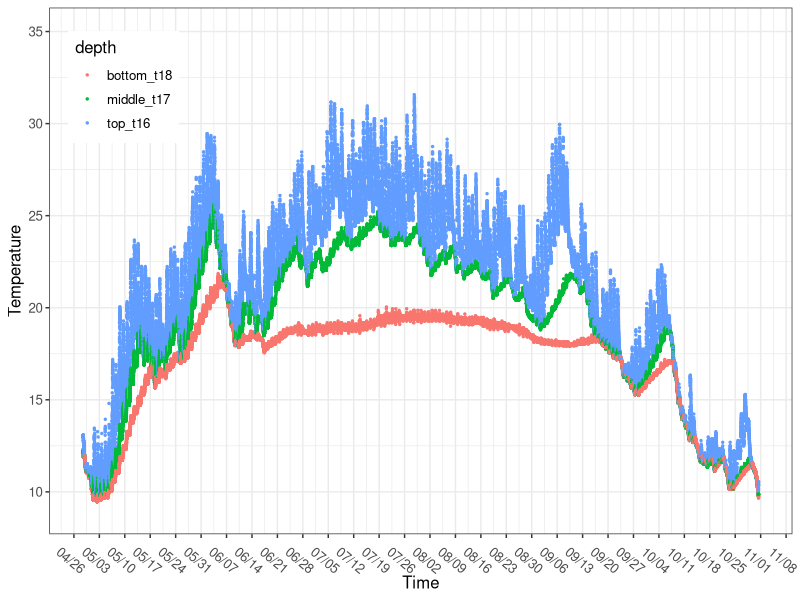
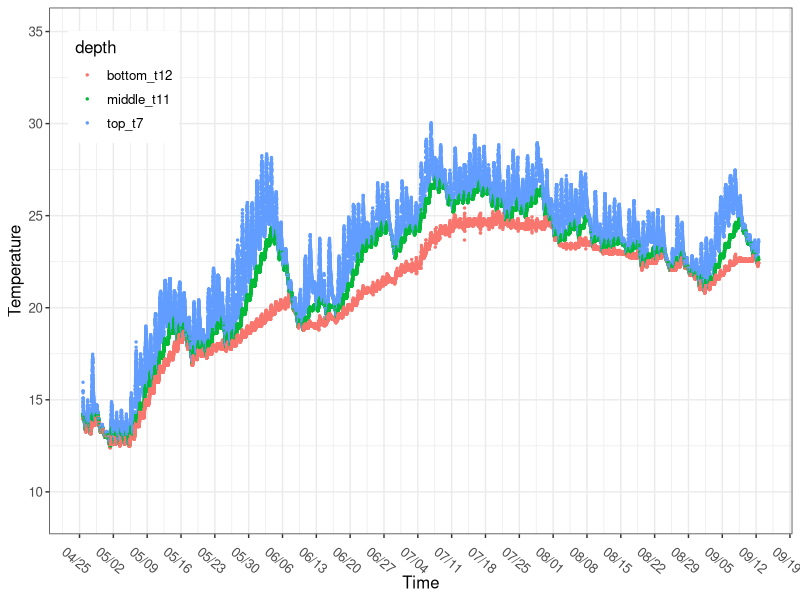
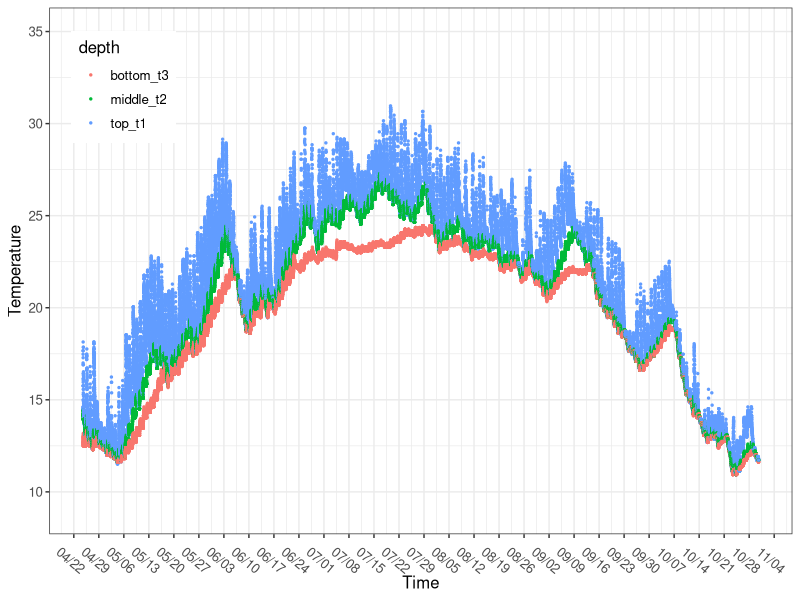
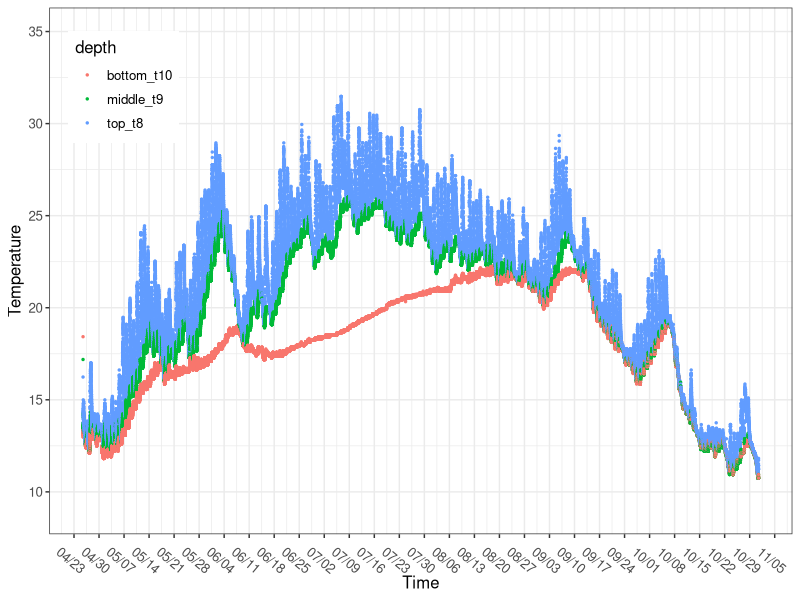
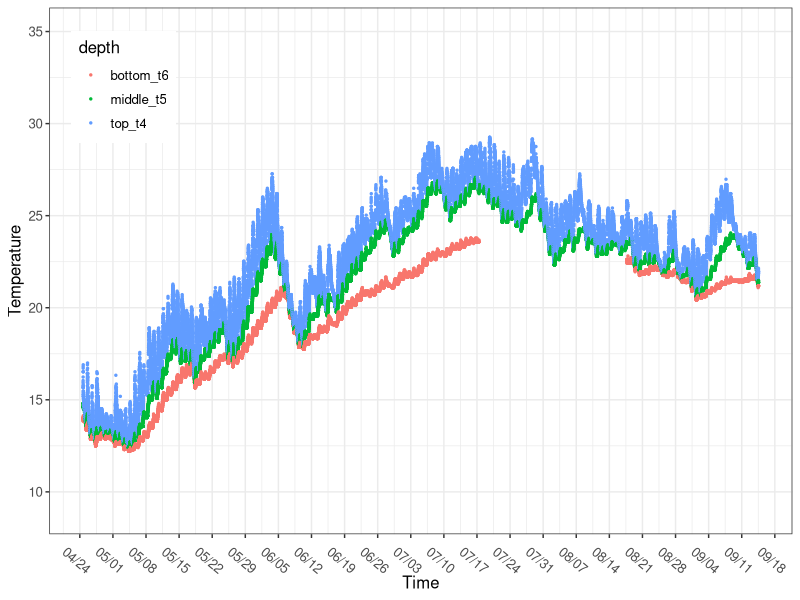
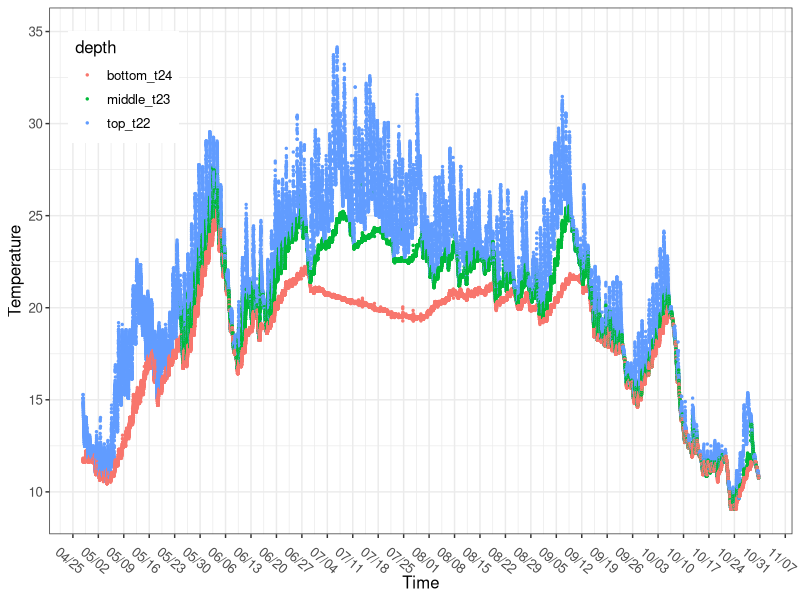
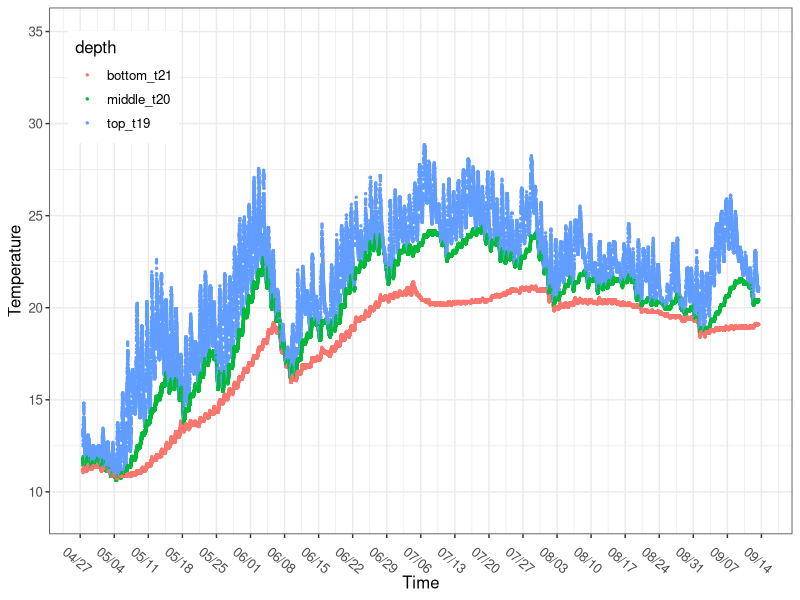
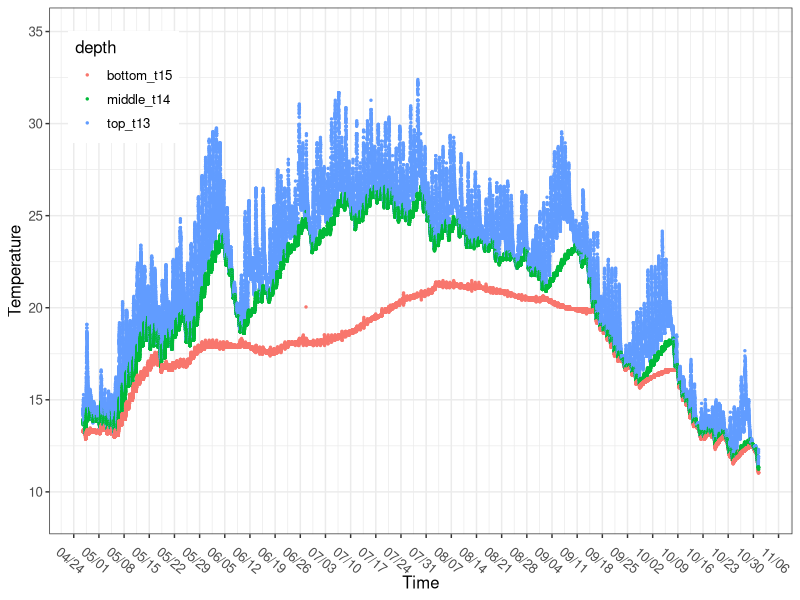

Write the R code that produced these figures, in order.
## DEC Ponds 2023 Temp Plots ####
## Code started by MAH May 2023 #

## Load packages ####
library(tidyverse)
library(scales)
library(cowplot)

## Load data ####
setwd("C:/Users/mah543/Dropbox/Cornell/Research/DEC_CarbonGrant/FarmResidPonds/HOBO_Data_2023")  #work
setwd("C:/Users/Meredith/Dropbox/Cornell/Research/DEC_CarbonGrant/FarmResidPonds/HOBO_Data_2023") #Home

boyce <- read.csv("Boyce_compiled.csv", strip.white=T, na.strings="na")
edwards <- read.csv("Edwards_compiled.csv", strip.white=T, na.strings="na")
harrison <- read.csv("Harrison_compiled.csv", strip.white=T, na.strings="na")
howarth <- read.csv("Howarth_compiled.csv", strip.white=T, na.strings="na")
levine <- read.csv("Levine_compiled.csv", strip.white=T, na.strings="NA")
mtpleasantse <- read.csv("MtPleasantSE_compiled.csv", strip.white=T, na.strings="na")
shelterbelt <- read.csv("Shelterbelt_compiled.csv", strip.white=T, na.strings="na")
white <- read.csv("White_compiled.csv", strip.white=T, na.strings="na")

#add column with pond name
boyce$pond <- "Boyce"
edwards$pond <- "Edwards"
howarth$pond <- "Boyce"
levine$pond <- "Levine"
mtpleasantse$pond <- "MtPleasantSE"
harrison$pond <- "Harrison"
shelterbelt$pond <- "Shelterbelt"
white$pond <- "White"

min(boyce$wtr_bottom_t18)        #9.472
min(edwards$wtr_bottom_t12)      #9.176
min(howarth$wtr_bottom_t10)      #8.978
min(levine$wtr_bottom_t6, na.rm=TRUE)      #10.846
min(mtpleasantse$wtr_bottom_t24) #8.779
min(harrison$wtr_bottom_t3)      #11.625
min(shelterbelt$wtr_bottom_t21)  #8.581
min(white$wtr_bottom_t15)        #12.883


max(boyce$wtr_top_t16)        #31.574
max(edwards$wtr_top_t7)       #32.086
max(howarth$wtr_top_t8)       #31.472
max(levine$wtr_top_t4 )       #33.743
max(mtpleasantse$wtr_top_t22) #34.163
max(harrison$wtr_top_t1)      #30.963
max(shelterbelt$wtr_top_t19)  #30.054
max(white$wtr_top_t13)        #32.394


#Make Plots ####


#*Boyce ####
head(boyce)
tail(boyce)
str(boyce)
boyce$datetime2 <- as.POSIXct(boyce$datetime, 
                              '%m/%d/%Y %H:%M', tz="US/Eastern")

boyce_long <- boyce %>% pivot_longer(
  cols = starts_with("wtr_"),
  names_to = "depth",
  names_prefix = "wtr_",
  values_to = "temp",
  values_drop_na = TRUE)
head(boyce_long)

boyce_temp <- boyce_long  %>% 
  ggplot(aes(x=datetime2, y=temp, color=depth)) + 
  #geom_hline(yintercept=100, linetype='dotted', col = 'blue')+
  geom_point(size=0.5) + #geom_path()+
  scale_x_datetime(breaks=date_breaks(width="7 days"), 
                   labels=date_format("%m/%d", tz="America/new_york"))+ theme_bw() +
  theme(text = element_text(size=12), axis.text.x = element_text(angle=-40))+ 
  xlab("Time") + ylab("Temperature") + ylim(c(9,35))+
  theme(legend.position = c(.1,.85))
boyce_temp 



#*Edwards ####
edwards$datetime2 <- as.POSIXct(edwards$datetime_proposed, 
                              '%m/%d/%Y %H:%M', tz="US/Eastern")

edwards_long <- edwards %>% pivot_longer(
  cols = starts_with("wtr_"),
  names_to = "depth",
  names_prefix = "wtr_",
  values_to = "temp",
  values_drop_na = TRUE)
head(edwards_long)

edwards_temp <- edwards_long  %>% subset(datetime2 >= "2023-04-25 17:30") %>%
  ggplot(aes(x=datetime2, y=temp, color=depth)) + 
  #geom_hline(yintercept=100, linetype='dotted', col = 'blue')+
  geom_point(size=0.5) + #geom_path()+
  scale_x_datetime(breaks=date_breaks(width="7 days"), 
                   labels=date_format("%m/%d", tz="America/new_york"))+ theme_bw() +
  theme(text = element_text(size=12), axis.text.x = element_text(angle=-40))+ 
  xlab("Time") + ylab("Temperature") + ylim(c(9,35))+
  theme(legend.position = c(.1,.85))
edwards_temp 




#*Harrison ####
harrison$datetime2 <- as.POSIXct(harrison$datetime_proposed, 
                              '%m/%d/%Y %H:%M', tz="US/Eastern")

harrison_long <- harrison %>% pivot_longer(
  cols = starts_with("wtr_"),
  names_to = "depth",
  names_prefix = "wtr_",
  values_to = "temp",
  values_drop_na = TRUE)
head(harrison_long)

harrison_temp <- harrison_long  %>% subset(datetime2 >= "2023-04-24 14:00") %>%
  ggplot(aes(x=datetime2, y=temp, color=depth)) + 
  geom_point(size=0.5) + #geom_path()+
  scale_x_datetime(breaks=date_breaks(width="7 days"), 
                   labels=date_format("%m/%d", tz="America/new_york"))+ theme_bw() +
  theme(text = element_text(size=12), axis.text.x = element_text(angle=-40))+ 
  xlab("Time") + ylab("Temperature") + ylim(c(9,35))+
  theme(legend.position = c(.1,.85))
harrison_temp 


#*Howarth ####
howarth$datetime2 <- as.POSIXct(howarth$datetime_proposed, 
                              '%m/%d/%Y %H:%M', tz="US/Eastern")

howarth_long <- howarth %>% pivot_longer(
  cols = starts_with("wtr_"),
  names_to = "depth",
  names_prefix = "wtr_",
  values_to = "temp",
  values_drop_na = TRUE)
head(howarth_long)

howarth_temp <- howarth_long  %>% subset(datetime2 >= "2023-04-25 12:40") %>%
  ggplot(aes(x=datetime2, y=temp, color=depth)) + 
  geom_point(size=0.5) + #geom_path()+
  scale_x_datetime(breaks=date_breaks(width="7 days"), 
                   labels=date_format("%m/%d", tz="America/new_york"))+ theme_bw() +
  theme(text = element_text(size=12), axis.text.x = element_text(angle=-40))+ 
  xlab("Time") + ylab("Temperature") + ylim(c(9,35))+
  theme(legend.position = c(.1,.85))
howarth_temp 



#*Levine ####
levine$datetime2 <- as.POSIXct(levine$datetime_proposed, 
                                '%m/%d/%Y %H:%M', tz="US/Eastern")
str(levine)

levine_long <- levine %>% pivot_longer(
  cols = starts_with("wtr_"),
  names_to = "depth",
  names_prefix = "wtr_",
  values_to = "temp",
  values_drop_na = TRUE)
head(levine_long)

levine_temp <- levine_long  %>% subset(datetime2 >= "2023-04-24 16:20") %>%
  ggplot(aes(x=datetime2, y=temp, color=depth)) + 
  #geom_hline(yintercept=100, linetype='dotted', col = 'blue')+
  geom_point(size=0.5) + #geom_path()+
  scale_x_datetime(breaks=date_breaks(width="7 days"), 
                   labels=date_format("%m/%d", tz="America/new_york"))+ theme_bw() +
  theme(text = element_text(size=12), axis.text.x = element_text(angle=-40))+ 
  xlab("Time") + ylab("Temperature") + ylim(c(9,35))+
  theme(legend.position = c(.1,.85))
levine_temp 


#*Mt Pleasant SE ####
head(mtpleasantse)
str(mtpleasantse)
mtpleasantse$datetime2 <- as.POSIXct(mtpleasantse$datetime_proposed, 
                               '%m/%d/%Y %H:%M', tz="US/Eastern")

mtpleasantse_long <- mtpleasantse %>% pivot_longer(
  cols = starts_with("wtr_"),
  names_to = "depth",
  names_prefix = "wtr_",
  values_to = "temp",
  values_drop_na = TRUE)
head(mtpleasantse_long)

mtpleasantse_temp <- mtpleasantse_long  %>% subset(datetime2 >= "2023-04-27 19:00") %>%
  ggplot(aes(x=datetime2, y=temp, color=depth)) + 
  geom_point(size=0.5) + #geom_path()+
  scale_x_datetime(breaks=date_breaks(width="7 days"), 
                   labels=date_format("%m/%d", tz="America/new_york"))+ theme_bw() +
  theme(text = element_text(size=12), axis.text.x = element_text(angle=-40))+ 
  xlab("Time") + ylab("Temperature") + ylim(c(9,35))+
  theme(legend.position = c(.1,.85))
mtpleasantse_temp 


#*Shelterbelt ####
shelterbelt$datetime2 <- as.POSIXct(shelterbelt$datetime_proposed, 
                              '%m/%d/%Y %H:%M', tz="US/Eastern")

shelterbelt_long <- shelterbelt %>% pivot_longer(
  cols = starts_with("wtr_"),
  names_to = "depth",
  names_prefix = "wtr_",
  values_to = "temp",
  values_drop_na = TRUE)
head(shelterbelt_long)

shelterbelt_temp <- shelterbelt_long  %>% subset(datetime2 >= "2023-04-27 14:00") %>%
  ggplot(aes(x=datetime2, y=temp, color=depth)) + 
  geom_point(size=0.5) + #geom_path()+
  scale_x_datetime(breaks=date_breaks(width="7 days"), 
                   labels=date_format("%m/%d", tz="America/new_york"))+ theme_bw() +
  theme(text = element_text(size=12), axis.text.x = element_text(angle=-40))+ 
  xlab("Time") + ylab("Temperature") + ylim(c(9,35))+
  theme(legend.position = c(.1,.85))
shelterbelt_temp


#*White ####
white$datetime2 <- as.POSIXct(white$datetime_proposed, 
                                    '%m/%d/%Y %H:%M', tz="US/Eastern")

white_long <- white %>% pivot_longer(
  cols = starts_with("wtr_"),
  names_to = "depth",
  names_prefix = "wtr_",
  values_to = "temp",
  values_drop_na = TRUE)
head(white_long)

white_temp <- white_long  %>% ggplot(aes(x=datetime2, y=temp, color=depth)) + 
  #geom_hline(yintercept=100, linetype='dotted', col = 'blue')+
  geom_point(size=0.5) + #geom_path()+
  scale_x_datetime(breaks=date_breaks(width="7 days"), 
                   labels=date_format("%m/%d", tz="America/new_york"))+ theme_bw() +
  theme(text = element_text(size=12), axis.text.x = element_text(angle=-40))+ 
  xlab("Time") + ylab("Temperature") + ylim(c(9,35))+
  theme(legend.position = c(.1,.85))
white_temp 

